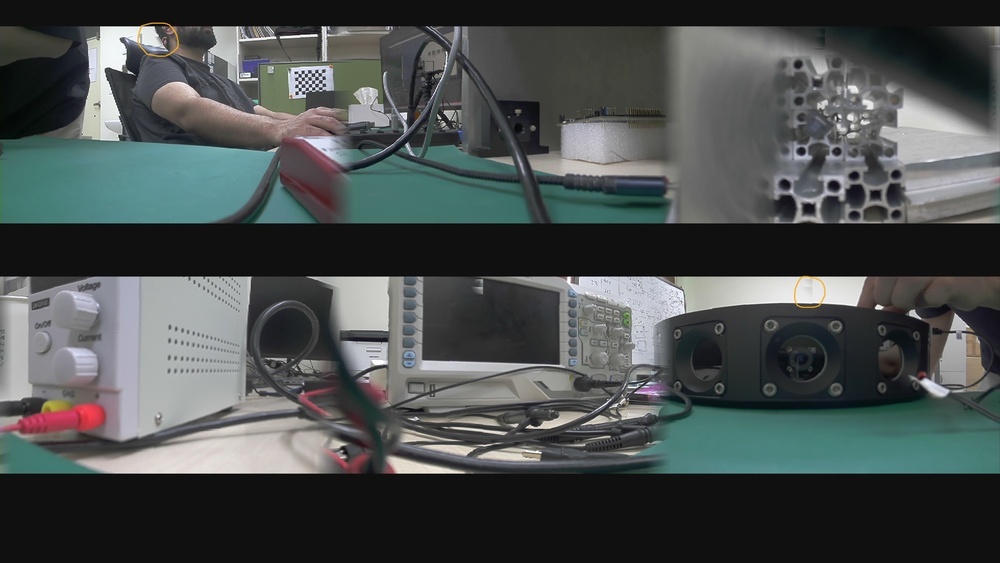
#> input picture EO_panorama_artifacts.jpg, 1000 x 563 px, shrunk from 3838 x 2160 before the run
$ python eo_beat_run_scan.py ../EO_panorama_artifacts.jpg
#> lines starting #> are read from the running program, lines starting #| are printed output that depends on the picture
#!/usr/bin/env python3
"""Prove, from a single captured frame, that the artifact is a dropped DDR
capture beat.

A camera capture beat carries exactly 16 YUV422 pixels.  If the launcher pops
one and never writes it, those 16 source pixels keep what an older frame left
at that address, so the artifact must be a run on the 16-pixel grid: it ends at
x = 15 (mod 16) and starts at x = 0 (mod 16).  Nothing else in the datapath has
a 16-pixel period, so that alignment is the fingerprint.

The measurement needs no reference frame and no moving target.  A stale run
sits in ONE row, so it differs from both of its vertical neighbours while
those two agree with each other -- a real scene edge cannot do that, because it
makes consecutive rows differ progressively rather than singling one out.

Run it against a frame that shows the fault:

    python scripts/eo_beat_run_scan.py captures/EO3_artifact_evidence/*.png

Measured on the 2026-08-14 IR_DDR build (frame_20260819_042305.png): 47 runs,
30 of them ending exactly at x = 15 (mod 16) against a 6% chance rate,
P = 7e-25.  Starts land within 0..3 px of a boundary 72% of the time; the
leading pixels of a run fall under the contrast threshold, which biases the
start and leaves the end as the sharper statistic.
"""

import sys
from math import comb

import numpy as np

try:
    import cv2
except ImportError:
    sys.exit("opencv-python is required:  pip install opencv-python")

BEAT = 16


def runs_in(path, thresh=20.0, agree=12.0, minlen=8):
#> called with path = '../EO_panorama_artifacts.jpg', thresh = 20, agree = 12, minlen = 8
    img = cv2.imread(path, cv2.IMREAD_COLOR)
#> img is the input picture: shape (563, 1000, 3); mean B, G, R 77.9, 78.4, 73.3
    if img is None:
        sys.exit(f"could not read {path}")
    Y = cv2.cvtColor(img, cv2.COLOR_BGR2GRAY).astype(np.float32)
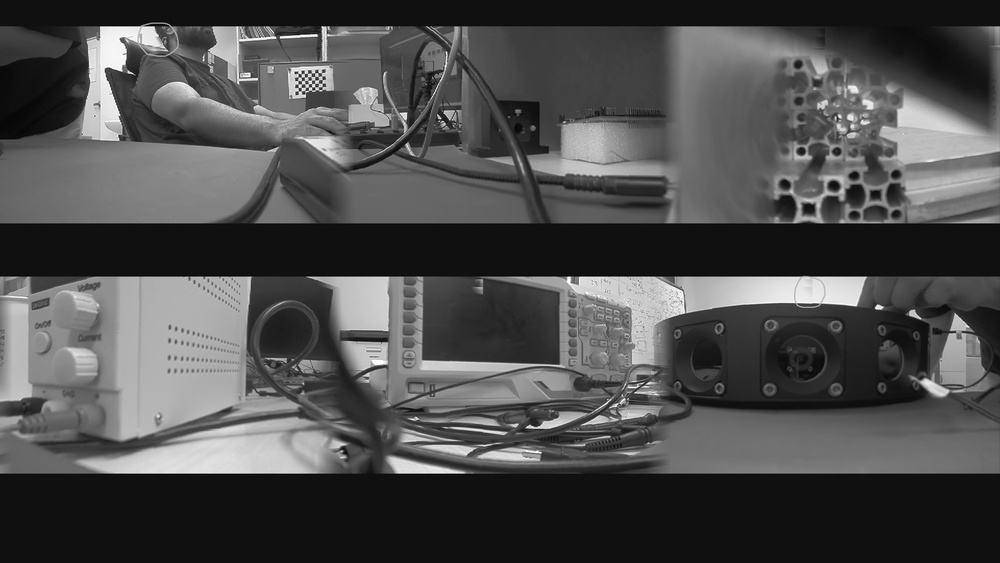
#> Y: shape (563, 1000) float32; min 0, max 255, mean 76.8
    H, _ = Y.shape
#> H = 563
    out = []
    for y in range(2, H - 2):
        ref = 0.5 * (Y[y - 2] + Y[y + 2])
        same = np.abs(Y[y - 2] - Y[y + 2]) < agree
        m = (np.abs(Y[y] - ref) > thresh) & same
        if not m.any():
            continue
        idx = np.where(m)[0]
        for g in np.split(idx, np.where(np.diff(idx) > 3)[0] + 1):
            if len(g) >= minlen:
                out.append((y, int(g.min()), int(g.max())))
#> this loop made 559 passes
#> idx on passes 23, 24, 35: [162, 163], [162], [132, 157, 300, 301, 303, 415, 416, 417, 439]
#> after the loop, out = 67 items, first 6: (22, 151, 164), (23, 146, 167), (28, 365, 377), (31, 355, 369), (32, 342, 387), (33, 357, 381)
    return out


def binom_tail(k, n, p):
    return sum(comb(n, i) * p ** i * (1 - p) ** (n - i) for i in range(k, n + 1))


def main():
    paths = sys.argv[1:]
    if not paths:
        sys.exit(__doc__)
    runs = []
    for p in paths:
        runs += runs_in(p)
#> runs has the same summary as out in runs_in
    n = len(runs)
#> n = 67
    print(f"isolated single-row runs: {n}")
#| isolated single-row runs: 67
    if n < 5:
        sys.exit("too few runs to say anything")

    ends = np.bincount(np.array([r[2] % BEAT for r in runs]), minlength=BEAT)
#> ends = [3, 8, 2, 7, 3, 1, 2, 6, 0, 7, 6, 3, 6, 3, 5, 5]
    print("\nrun END position mod 16 (a dropped beat must end at 15):")
    for v in range(BEAT):
        print(f"  {v:2d} : {ends[v]:3d} {'#' * int(ends[v])}")
#> this loop made 16 passes
#|    0 :   3 ###
#|    1 :   8 ########
#|    2 :   2 ##
#|    3 :   7 #######
#|    4 :   3 ###
#|    5 :   1 #
#|    6 :   2 ##
#|    7 :   6 ######
#> (further printed lines are left out)

    k = int(ends[BEAT - 1])
#> k = 5
    print(f"\n  ends at 15 : {k} of {n} = {100*k/n:.0f}%   (chance {100/BEAT:.0f}%)"
          f"   P = {binom_tail(k, n, 1/BEAT):.3g}")
#|   ends at 15 : 5 of 67 = 7%   (chance 6%)   P = 0.409

    starts = np.bincount(np.array([r[1] % BEAT for r in runs]), minlength=BEAT)
#> starts = [5, 2, 4, 5, 3, 6, 4, 2, 3, 2, 8, 3, 2, 8, 6, 4]
    k2 = int(starts[:4].sum())
#> k2 = 16
    print(f"  starts within 0..3 px of a boundary : {k2} of {n} = {100*k2/n:.0f}%"
          f"   (chance 25%)   P = {binom_tail(k2, n, 0.25):.3g}")
#|   starts within 0..3 px of a boundary : 16 of 67 = 24%   (chance 25%)   P = 0.63

    print("\nfit of each run to a whole number of beats:")
    for y, x0, x1 in runs[:40]:
        w = x1 - x0 + 1
        b0 = int(round(x0 / BEAT))
        nb = max(1, int(round(w / BEAT)))
        print(f"  y={y:4d}  measured x {x0:4d}..{x1:4d} (w={w:3d})"
              f"  ->  {nb} beat(s) at x {b0*BEAT:4d}..{b0*BEAT+nb*BEAT-1:4d}")
#> this loop made 40 passes
#> (y, x0, x1, w, b0, nb) on passes 1 to 12: (22, 151, 164, 14, 9, 1), (23, 146, 167, 22, 9, 1), (28, 365, 377, 13, 23, 1), (31, 355, 369, 15, 22, 1), (32, 342, 387, 46, 21, 3), (33, 357, 381, 25, 22, 2), (59, 365, 380, 16, 23, 1), (60, 244, 257, 14, 15, 1), (61, 300, 316, 17, 19, 1), (62, 276, 284, 9, 17, 1), (62, 329, 338, 10, 21, 1), (63, 282, 291, 10, 18, 1)
#|   y=  22  measured x  151.. 164 (w= 14)  ->  1 beat(s) at x  144.. 159
#|   y=  23  measured x  146.. 167 (w= 22)  ->  1 beat(s) at x  144.. 159
#|   y=  28  measured x  365.. 377 (w= 13)  ->  1 beat(s) at x  368.. 383
#|   y=  31  measured x  355.. 369 (w= 15)  ->  1 beat(s) at x  352.. 367
#|   y=  32  measured x  342.. 387 (w= 46)  ->  3 beat(s) at x  336.. 383
#|   y=  33  measured x  357.. 381 (w= 25)  ->  2 beat(s) at x  352.. 383
#|   y=  59  measured x  365.. 380 (w= 16)  ->  1 beat(s) at x  368.. 383
#|   y=  60  measured x  244.. 257 (w= 14)  ->  1 beat(s) at x  240.. 255
#> (further printed lines are left out)
    return 0


if __name__ == "__main__":
    raise SystemExit(main())
#> (the program exits here)
